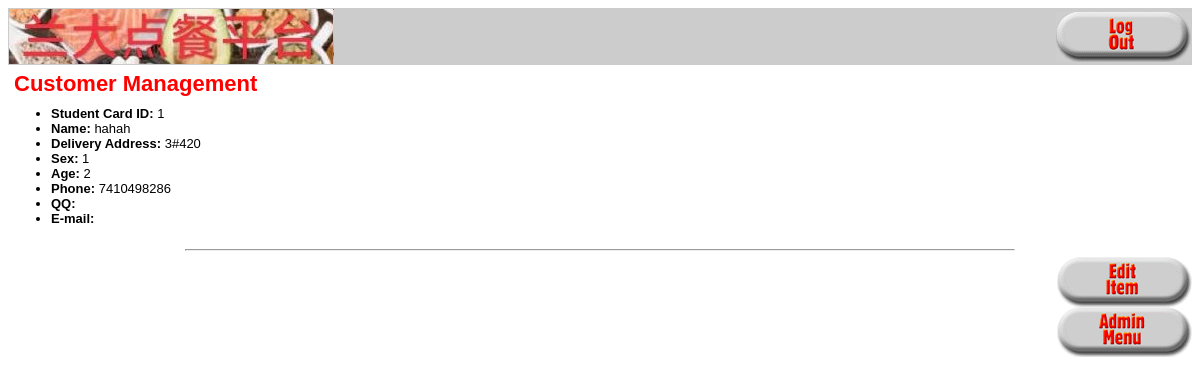
/show_cust.php?customerid=1 (signed in), run on the app's committed database.
### tables this page shows
CREATE TABLE `customers` (
  `customerid` varchar(12) NOT NULL,
  `name` char(60) NOT NULL,
  `dormitory` varchar(20) NOT NULL,
  `password` varchar(50) NOT NULL,
  `sex` int(11) DEFAULT NULL,
  `age` int(11) DEFAULT NULL,
  `phone` varchar(20) NOT NULL,
  `qq` varchar(20) DEFAULT NULL,
  `email` varchar(50) DEFAULT NULL
);

### cust_fns.php (the view, shortened to what this page needs)
<?php
 function get_cust_details($customerid) {
  $conn = db_connect();
  $query = "select * from customers where customerid='".$conn->real_escape_string($customerid)."'";
  $result = @$conn->query($query);
  $result = @$result->fetch_assoc();
  return $result;
}
  function display_cust_details($cust)
  {
    if (is_array($cust)) {
      echo "<table><tr>";
      echo "<td><ul>";
      echo "<li><strong>Student Card ID:</strong> ";
      echo htmlspecialchars($cust['customerid']);
      echo "</li><li><strong>Name:</strong> ";
      echo htmlspecialchars($cust['name']);
      echo "</li><li><strong>Delivery Address:</strong> ";
      echo htmlspecialchars($cust['dormitory']);
      echo "</li><li><strong>Sex:</strong> ";
      echo htmlspecialchars($cust['sex']);
      echo "</li><li><strong>Age:</strong> ";
      echo htmlspecialchars($cust['age']);
      echo "</li><li><strong>Phone:</strong> ";
      echo htmlspecialchars($cust['phone']);
      echo "</li><li><strong>QQ:</strong> ";
      echo "</li><li><strong>E-mail:</strong> ";
      echo "</li></ul></td></tr></table>";
    } else {
      echo "<p>The details of this food cannot be displayed at this time.</p>";
    }
    echo "<hr />";
  }

### output_fns.php (style rules this page uses)
body { font-family: Arial, Helvetica, sans-serif; font-size: 13px }
li, td { font-family: Arial, Helvetica, sans-serif; font-size: 13px }
hr { color: #FF0000; width: 70%; text-align: center }

### data on the page
customers: customerid "1", name "hahah", dormitory "3#420", sex "1", age "2", phone "7410498286"

### other printed values
$heading "Customer Management"
